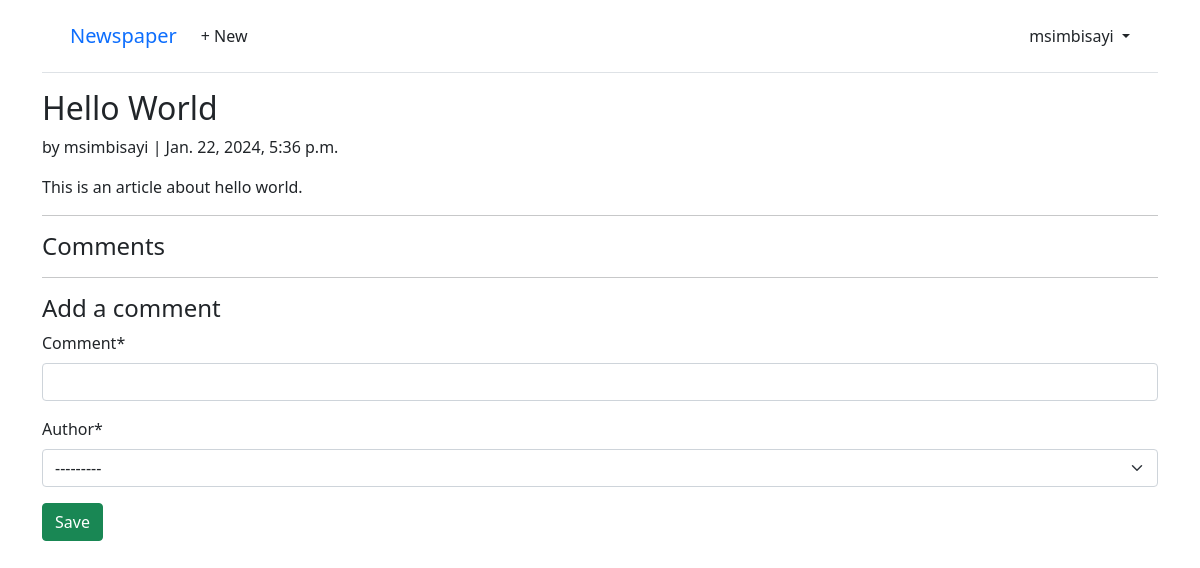
The app's page /articles/1/ (signed in), older data.
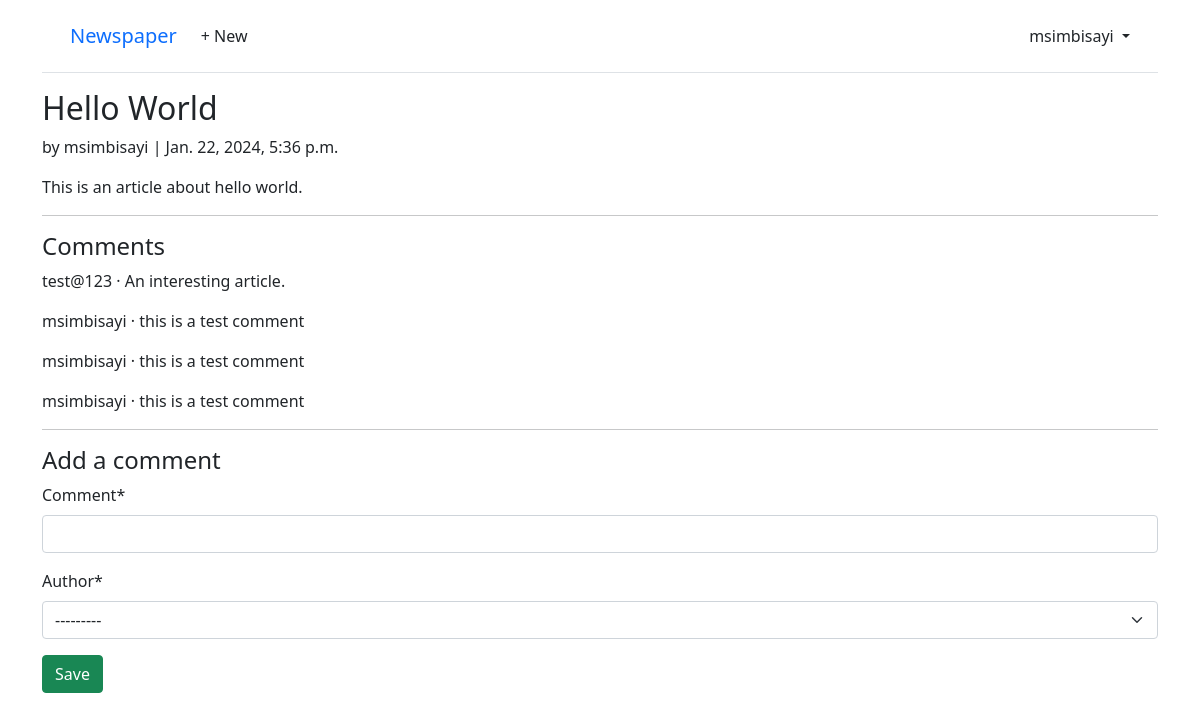
The same page, newer data.
### articles/models.py (models this page shows, shortened)
class Comment(models.Model):
    article = models.ForeignKey(Article, on_delete=models.CASCADE)
    comment = models.CharField(max_length=140)
    author = models.ForeignKey(settings.AUTH_USER_MODEL, on_delete=models.CASCADE)
    def __str__(self):
        return self.comment[:50]

### accounts/models.py (models this page shows)
class CustomUser(AbstractUser):
    age = models.PositiveIntegerField(null=True, blank=True)

### articles/views.py (the view, shortened to what this page needs)
# urls.py: path("<int:pk>/", ArticleDetailView.as_view(), name="article_detail"),
class ArticleDetailView(LoginRequiredMixin, View):
    def get(self, request, *args, **kwargs):
        view = CommentGet.as_view()
        return view(request, *args, **kwargs)

### articles/forms.py
class CommentForm(forms.ModelForm):
    class Meta:
        model = Comment
        fields = ("comment", "author")

### articles/views.py (called while the page is built)
    def get_context_data(self, **kwargs):
        context = super().get_context_data(**kwargs)
        context['form'] = CommentForm()
        return context

### templates/article_detail.html (shortened to what this page needs)
{% extends "base.html" %}
{% load crispy_forms_tags %}
{% block content %}
<div class="article-entry">
  <h2>{{ object.title }}</h2>
  <p>by {{ object.author }} | {{ object.date }}</p>
  <p>{{ object.body }}</p>
</div>
<hr>
  <h4>Comments</h4>
  {% for comment in article.comment_set.all %}
  <p>{{ comment.author }} &middot; {{ comment }}</p>
  {% endfor %}
<hr>
<h4>Add a comment</h4>
<form action="" method="post">{% csrf_token %}
  {{ form|crispy }}
  <button class="btn btn-success ml-2" type="submit">Save</button>
</form>
{% endblock content %}

Row changes from the older to the newer data that the page shows:
added Comment: author "test@123", comment "An interesting article."
added Comment: author "msimbisayi", comment "this is a test comment"
added Comment: author "msimbisayi", comment "this is a test comment"
added Comment: author "msimbisayi", comment "this is a test comment"
